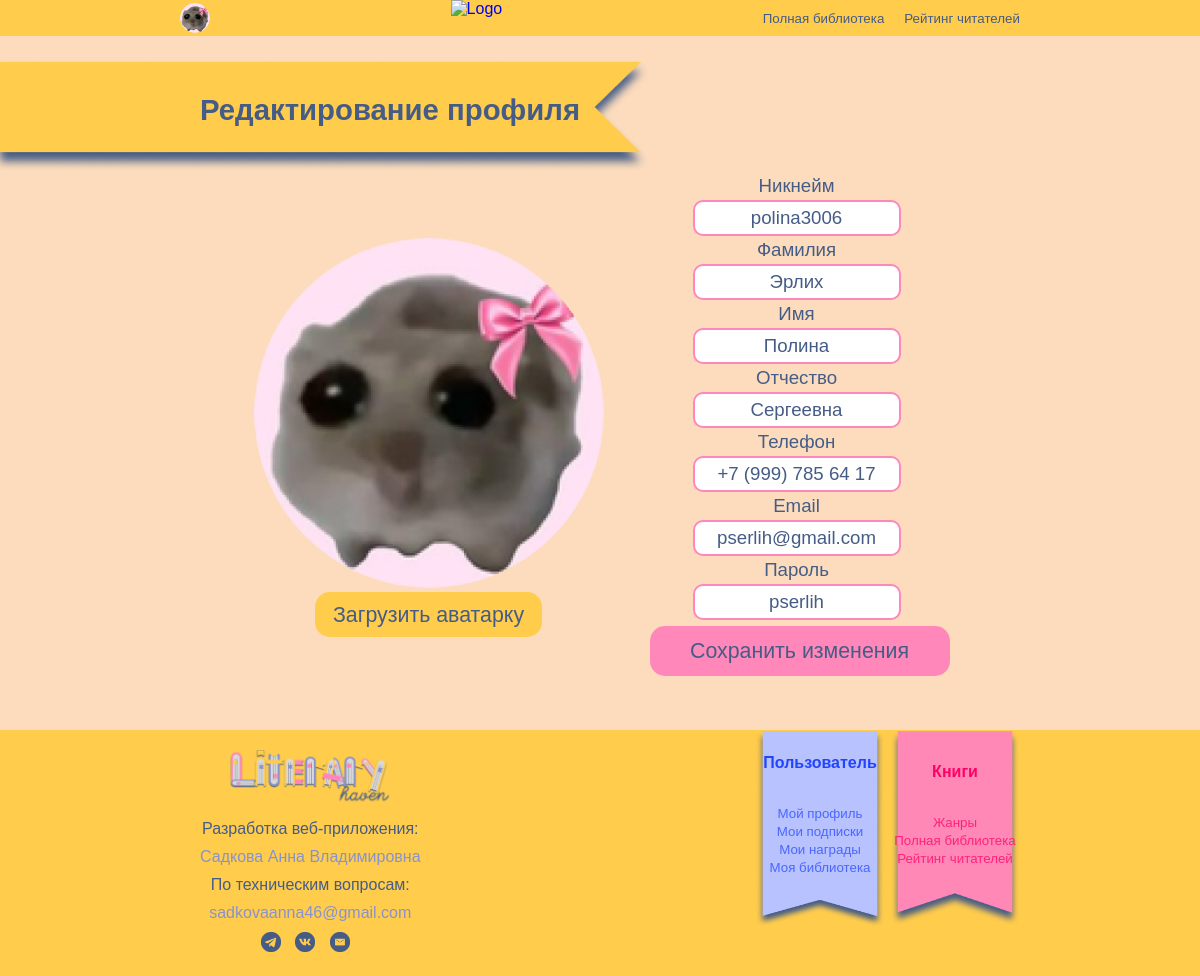
The app's page /editprofile.php?acc=5 with its own data.
### tables this page shows
CREATE TABLE `user` (
  `UserId` int(11) NOT NULL AUTO_INCREMENT,
  `Surname` varchar(100) NOT NULL,
  `Name` varchar(100) NOT NULL,
  `Fathername` varchar(100) DEFAULT NULL,
  `UserPhoto` varchar(100) DEFAULT NULL,
  `Nickname` varchar(50) DEFAULT NULL,
  `Phone` varchar(18) NOT NULL,
  `Password` varchar(10) NOT NULL,
  `Email` varchar(70) NOT NULL,
  `Scores` int(11) DEFAULT NULL,
  `Role` int(11) NOT NULL,
  `Status` int(11) NOT NULL,
  `Block` bit(1) DEFAULT NULL,
  PRIMARY KEY (`UserId`),
  KEY `Role` (`Role`),
  KEY `Status` (`Status`),
  CONSTRAINT `user_ibfk_1` FOREIGN KEY (`Role`) REFERENCES `role` (`RoleId`),
  CONSTRAINT `user_ibfk_2` FOREIGN KEY (`Status`) REFERENCES `status` (`StatusId`)
);

### public_html/editprofile.php (the view, shortened to what this page needs)
<?php
if (isset($_SESSION['acc'])) {
    $acc = $_SESSION['acc'];
} elseif (isset($_GET['acc'])) {
    $acc = $_GET['acc'];
} else {
    header("Location: autorisation.php");
    exit();
}
$host="localhost";
$dbname="sadkovaann";
$password="R2UJCEw@Q";
$user="sadkovaann";
$db_connect = mysqli_connect($host, $user, $password, $dbname);
$roleCheck = "SELECT Role FROM user WHERE UserId = $acc";
$roleCheckSql = mysqli_query($db_connect, $roleCheck);
if ($roleCheckSql && mysqli_num_rows($roleCheckSql) > 0) {
    $rowRole = mysqli_fetch_assoc($roleCheckSql);
    $RoleId = $rowRole['Role'];
}
if($RoleId == 2){
    $usQuery = "SELECT * FROM user WHERE UserId = $acc";
    $usResult = mysqli_query($db_connect, $usQuery);
    if ($usResult) {
        $userData = mysqli_fetch_assoc($usResult);
    } else {
        die("Ошибка выполнения запроса: " . mysqli_error($db_connect));
    }
}
?>
<!DOCTYPE html>
<html lang="ru">
<head>
    <link rel="stylesheet" href="style.css">
<body>
    <header>
        <div class="user-profile">
            <?php
            $q1 = "SELECT UserPhoto FROM user WHERE UserId = $acc";
            $sql1 = mysqli_query($db_connect, $q1);
            if ($sql1 && mysqli_num_rows($sql1) > 0) {
                $row = mysqli_fetch_assoc($sql1);
                $imageName = $row['UserPhoto'];
                $profimage = "Images/Profile/" . $imageName;
                echo "<a href='profile.php'>
                        <img src='$profimage' alt='Профиль' class='profile-icon'>
                    </a>";
            } else {
                echo "<a href='profile.php'>
                        <img src='Images/Profile/NoPhoto.png' alt='Профиль' class='profile-icon'>
                    </a>";
            }
            ?>
        </div>
        <div class="logo">
            <a href="index.php">
                <img src="Images/Logo/logo.png" alt="Logo">
            </a>
        </div>
        <nav>
            <ul>
                <li><a href="library.php">Полная библиотека</a></li>
                <li><a href="readers.php">Рейтинг читателей</a></li>
            </ul>
        </nav>
    </header>
    <section class='select-book-rewiew' style='margin: 0;'>
    <div id="left" class="section-bookmark" style="background-image: url('Images/Navigation/YellowSection.png'); margin-top: 2%">
        <?php
        if($RoleId == 2){
            echo "<h2 class='section-title'>Редактирование профиля</h2>";
        }
        else if ($RoleId == 1){
            echo "<h2 class='section-title'>Новый администратор</h2>";
        }
        ?>
    </div>
    <center>
        <table style="margin-bottom: 3%;">
            <tr>
                <?php
                if($RoleId == 2){
                    echo "<td style='padding-right: 40px'>";
                    $bookImages = "Images/Profile/" . $userData['UserPhoto'];
                    $SelBookImg = $bookImages;
                    echo "<center><img class='us-prof-img' id='us-prof-img' src='$SelBookImg' style='margin-bottom:3%'><br>";
                    echo "<label for='us-img-tb' class='add-img-book' onchange='previewImage(event)'>Загрузить аватарку</label>
                    </center>
                    </td>";
                }
                ?>
                <td>
                    <center>
                        <form action='profileeditcode.php' method='POST' class='new-read-book-user' enctype="multipart/form-data">
                            <?php
                            if($RoleId == 2){
                                echo "<label for='user-nname-box'>Никнейм</label><br>
                                <input type='text' readonly name='user-nname-box' id='user-nname-box' value='{$userData['Nickname']}'>
                                <br>";
                            }
                            ?>
                            <label for="user-sname-box">Фамилия</label><br>
                            <input type="text" required name="user-sname-box" id="user-sname-box" value='<?php if($RoleId == 2) { echo $userData['Surname'];}?>'><br>
                            <label for="user-name-box">Имя</label><br>
                            <input type="text" required name="user-name-box" id="user-name-box" value='<?php if($RoleId == 2) { echo $userData['Name'];}?>'><br>
                            <label for="user-fname-box">Отчество</label><br>
                            <input type="text" required name="user-fname-box" id="user-fname-box" value='<?php if($RoleId == 2) { echo $userData['Fathername'];}?>'><br>
                            <label for="user-ph-box">Телефон</label><br>
                            <input type="text" <?php if($RoleId == 2){ echo 'readonly';}?> name="user-ph-box" id="user-ph-box" value='<?php if($RoleId == 2) { echo $userData['Phone'];}?>'><br>
                            <label for="user-mail-box">Email</label><br>
                            <input type="text" required name="user-mail-box" id="user-mail-box" value='<?php if($RoleId == 2) { echo $userData['Email'];}?>'><br>
                            <label for="user-pass-box">Пароль</label><br>
                            <input type="text" required name="user-pass-box" id="user-pass-box" value='<?php if($RoleId == 2) { echo $userData['Password'];}?>'><br>
                            <input type="submit" id='AddNewReading' value="Сохранить изменения">
                        </form>
                    </center>
                </td>
            </tr>
        </table>
    </center>
    </section>
    <center>
        <footer <?php if (isset($RoleId) && $RoleId == 1) echo 'style="display: flex; align-items: center; justify-content: center;"'; ?>>
            <div class="footer-content">
                <a href="#"><img src="Images/Logo/logo2.png" alt="Logo" class="footer-logo"></a>
                <p style="color:#455C86">Разработка веб-приложения:</p>
                <p>Садкова Анна Владимировна</p>
                <p style="color:#455C86">По техническим вопросам:</p>
                <a href='mailto:sadkovaanna46@gmail.com?subject=Сайт%20LiteraryHaven'><p>sadkovaanna46@gmail.com</p></a>
                <div class="social-icons">
                <a href="#"><img src="Images/Social/telegram.png" alt="Telegram"></a>
                <a href="#"><img src="Images/Social/vk.png" alt="VK"></a>
                <a href="mailto:sadkovaanna46@gmail.com?subject=Сайт%20LiteraryHaven"><img src="Images/Social/email.png" alt="Email"></a>
                </div>
            </div>
            <div class="footer-menu" <?php if (isset($RoleId) && $RoleId == 1) echo 'style="display: none;"'; ?>>
                <div class="user-menu">
                    <h3>Пользователь</h3>
                    <ul>
                        <li><a href="profile.php">Мой профиль</a></li>
                        <li><a href="subscribtion.php?mysub=1">Мои подписки</a></li>
                        <li><a href="awards.php">Мои награды</a></li>
                        <li><a href="library.php?mylib=1">Моя библиотека</a></li>
                    </ul>
                </div>
                <div class="books-menu">
                    <h3>Книги</h3>
                    <ul>
                        <li><a href="allgenres.php">Жанры</a></li>
                        <li><a href="library.php">Полная библиотека</a></li>
                        <li><a href="readers.php">Рейтинг читателей</a></li>
                    </ul>
                </div>
            </div>
        </footer>
    </center>
</body>
</html>

### records on screen
user: UserPhoto (picture), user-nname-box "polina3006", user-sname-box "Эрлих", user-name-box "Полина", user-fname-box "Сергеевна", user-ph-box "+7 (999) 785 64 17", user-mail-box "pserlih@gmail.com", user-pass-box "pserlih"
